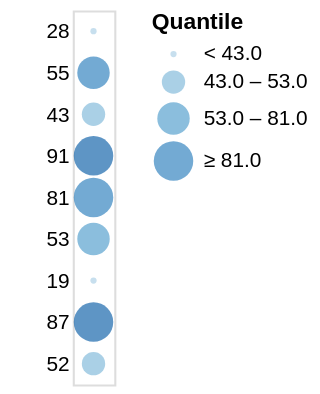

Write the Vega-Lite specification saved for this chart.
### Vega specification from a JSON file in a GitHub repository (floating-point values rounded to 4 significant figures)
{"$schema": "https://vega.github.io/schema/vega/v5.json", "autosize": "pad", "padding": 5, "width": 20, "style": "cell", "data": [{"name": "source_0", "values": [{"a": "A", "b": 28}, {"a": "B", "b": 55}, {"a": "C", "b": 43}, {"a": "D", "b": 91}, {"a": "E", "b": 81}, {"a": "F", "b": 53}, {"a": "G", "b": 19}, {"a": "H", "b": 87}, {"a": "I", "b": 52}]}], "signals": [{"name": "y_step", "value": 20}, {"name": "height", "update": "bandspace(domain('y').length, 1, 0.5) * y_step"}], "marks": [{"name": "marks", "type": "symbol", "style": ["circle"], "from": {"data": "source_0"}, "encode": {"update": {"opacity": {"value": 0.7}, "fill": [{"test": "datum[\"b\"] === null || isNaN(datum[\"b\"])", "value": null}, {"scale": "color", "field": "b"}], "tooltip": {"signal": "{\"b\": ''+datum[\"b\"], \"Quantile\": format(datum[\"b\"], \"\")}"}, "x": {"signal": "width", "mult": 0.5}, "y": {"scale": "y", "field": "b"}, "size": {"scale": "size", "field": "b"}, "shape": {"value": "circle"}}}}], "scales": [{"name": "y", "type": "point", "domain": {"data": "source_0", "field": "b"}, "range": {"step": {"signal": "y_step"}}, "padding": 0.5}, {"name": "color", "type": "quantile", "domain": {"data": "source_0", "field": "b"}, "range": "ramp", "interpolate": "hcl"}, {"name": "size", "type": "quantile", "domain": {"data": "source_0", "field": "b"}, "range": {"signal": "sequence(9, 361 + (361 - 9) / (4 - 1), (361 - 9) / (4 - 1))"}}], "axes": [{"scale": "y", "orient": "left", "grid": false, "domain": false, "ticks": false, "zindex": 1}], "legends": [{"title": "Quantile", "fill": "color", "gradientLength": {"signal": "clamp(height, 64, 200)"}, "labelOverlap": "greedy", "encode": {"symbols": {"update": {"shape": {"value": "circle"}, "opacity": {"value": 0.7}}}}, "size": "size"}], "config": {"axisY": {"minExtent": 30}}}
